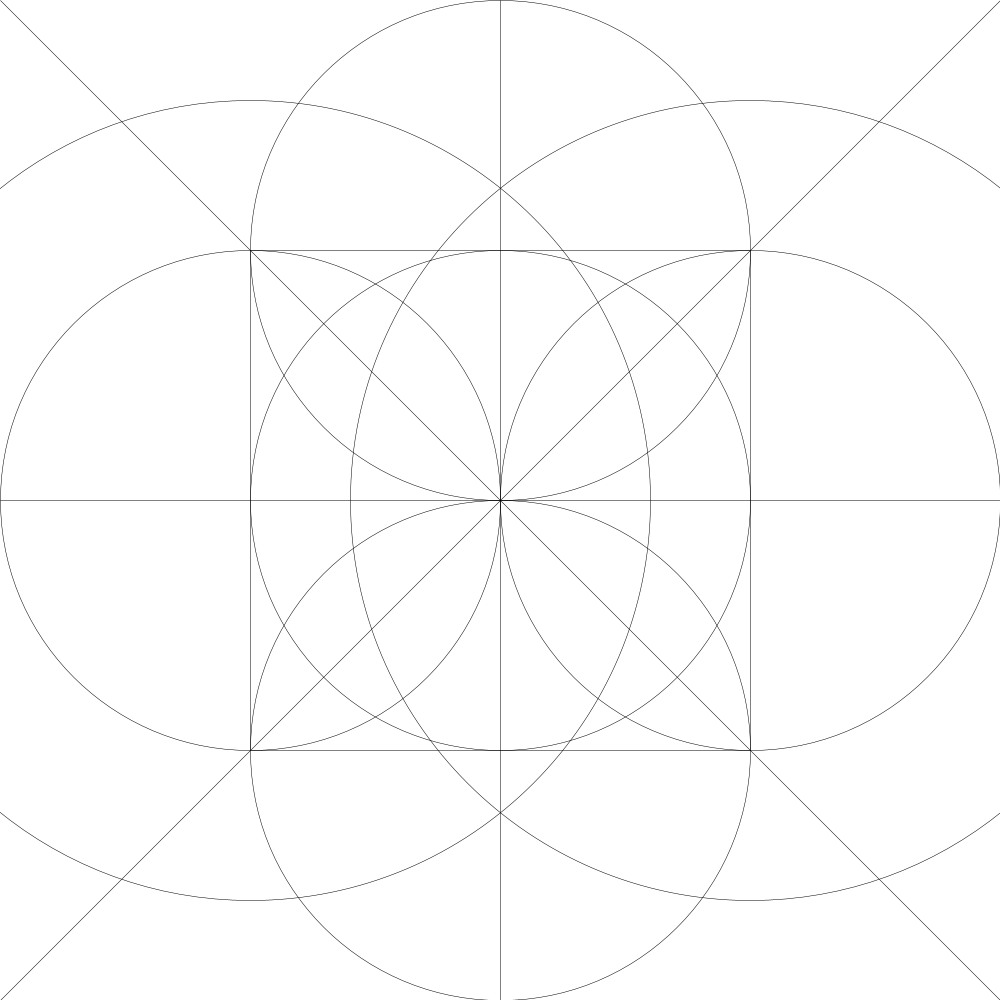
Frame 1 (no input)
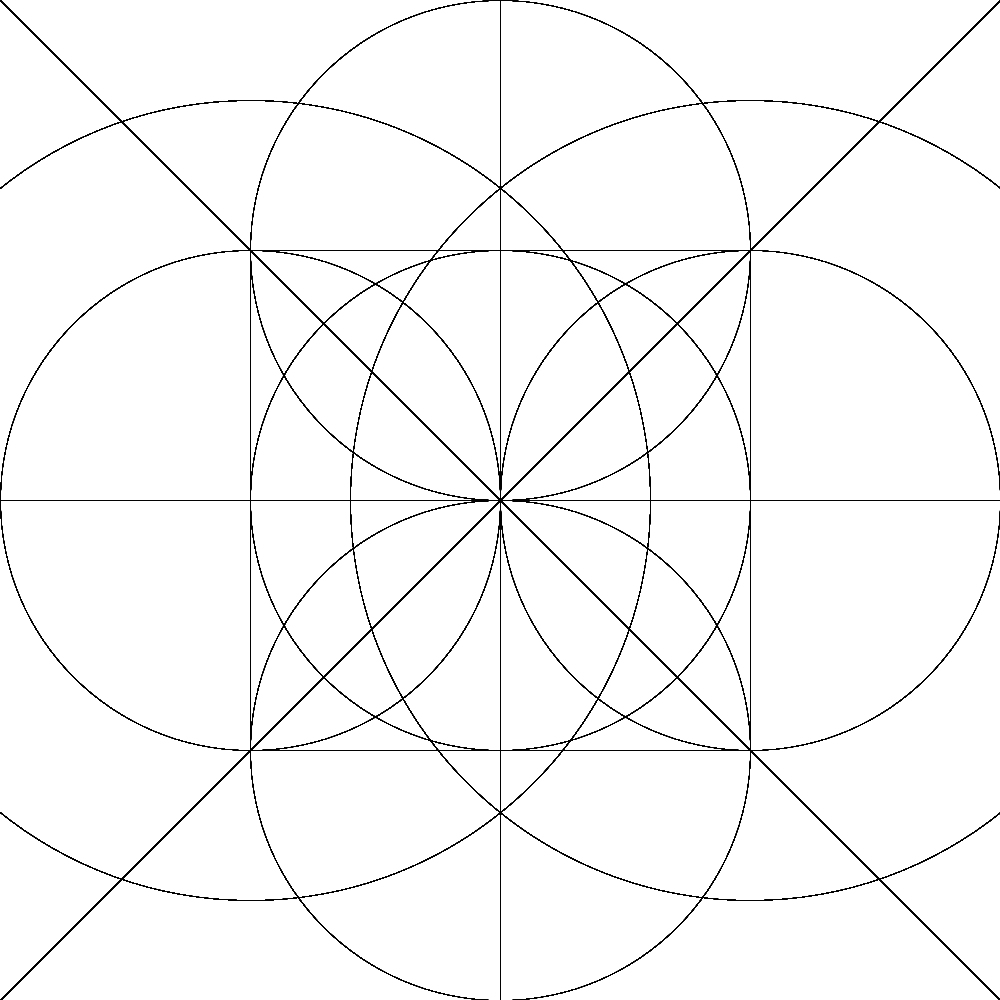
Frame 60 (the mouse pressed at the canvas centre just before this capture)
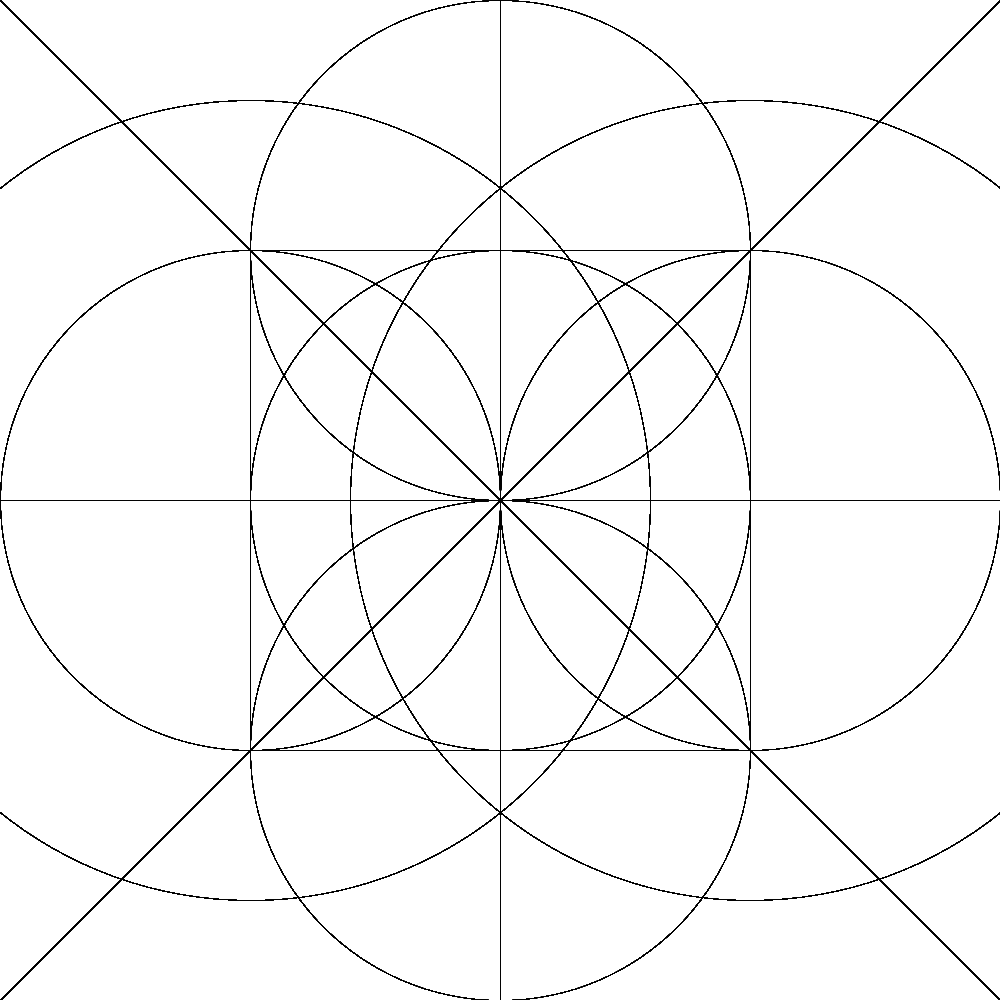
Frame 120 (the mouse held since frame 60 and released just before this capture)

The Processing sketch that drew these frames (run headless with seeded random() and noise(); from frame 60 on, the mouse is pressed at the canvas centre):

// Processing sketch: islamic_square
// ── islamic_square.pde
int radius;

void setup() {
  size(1000, 1000);
  background(255);
  strokeWeight(0.5);
  stroke(0);
  fill(255, 255, 255, 0);
  
  radius = width / 2;
}

void draw() {
  line(0, height / 2, width, height/2);
  
  circle(width / 2, height / 2, radius);
  
  circle(width / 4, height / 2, radius + 300);
  circle(3 * width / 4, height / 2, radius + 300);
  
  line(width / 2, 0, width / 2, height);
  
  circle(width / 4, height / 2, radius);
  circle(3 * width / 4, height / 2, radius);
  circle(width / 2, height / 2 - width / 4, radius);
  circle(width / 2, height / 2 + width / 4, radius);
  
  line(0, 0, width, height);
  line(width, 0, 0, height);
  
  line(width / 4, height / 4, 3 * width / 4, height / 4);
  line(width / 4, height / 4, width / 4, 3 * height / 4);
  line(width / 4, 3 * height / 4, 3 * width / 4, 3 * height / 4);
  line(3 * width / 4, 3 * height / 4, 3 * width / 4, height / 4);
}
